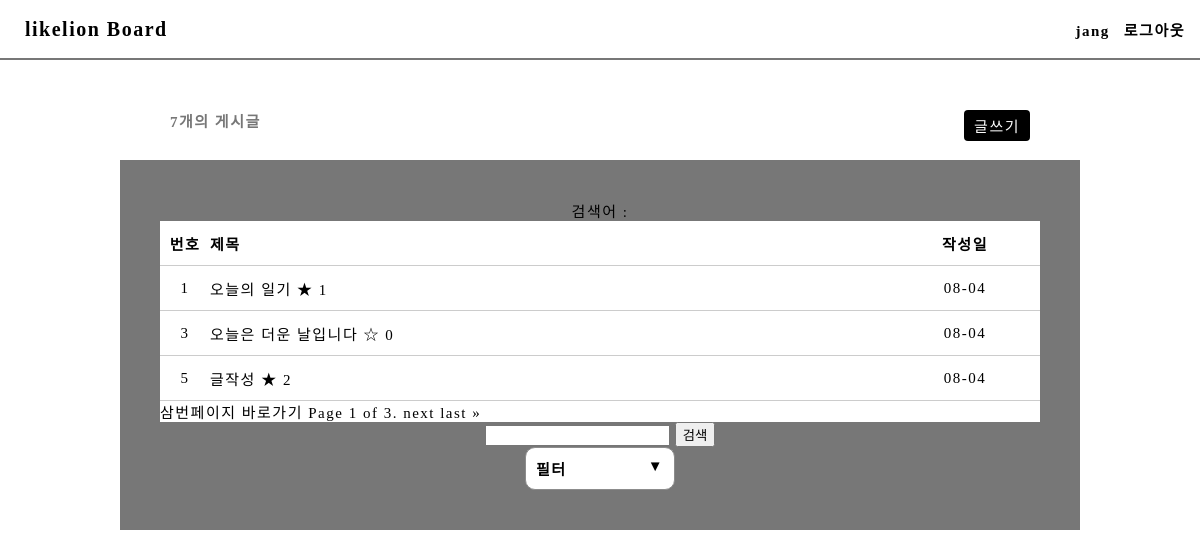
The page / (signed in) on the database its author committed.
### board/models.py (models this page shows, shortened)
class Post(models.Model):
    author = models.ForeignKey(settings.AUTH_USER_MODEL,on_delete=models.CASCADE,null=True,related_name="created_posts" )
    title = models.CharField("제목", max_length=50)
    desc = models.TextField("내용")
    like = models.ManyToManyField(settings.AUTH_USER_MODEL, related_name="liked_posts")
    create_at = models.DateTimeField('작성시간', default = timezone.now)

### board/views.py (the view)
# urls.py: path('',index, name="index" ),
def index(request):
    context=dict()
    search_q = request.GET.get('q','')
    filter_q = request.GET.get('filter','') #filter_q = 오늘
    search_post = Post.objects.filter(Q(title__icontains=search_q) |
                                      Q(desc__icontains=search_q) )
    filter_post = search_post.filter(Q(title__icontains=filter_q) |
                                      Q(desc__icontains=filter_q) )
    paginator = Paginator(filter_post, 3) # Show 25 contacts per page.
    page_number = request.GET.get('page')
    page_obj = paginator.get_page(page_number)
    context['all_post'] = filter_post
    context['page_obj'] = page_obj
    return render(request,'index.html',context)

### board/templates/index.html (shortened to what this page needs)
{% extends 'base.html' %}
{%load static%}
{% block extrahead %}
    <link rel="stylesheet" href="{% static 'css/index.css' %}" type="text/css" />
{% endblock %}
{% block content %}
<div class="container">
        검색어 : {{request.GET.q}}
<div class="cnt_post">{{all_post|length}}개의 게시글</div>
<a class="write_btn" href="{% url 'create' %}">글쓰기</a>
<section>
    <div class="post_row post_row_label">
        <div class="post_id"> 번호 </div>
        <div class="post_title"> 제목 </div>
        <div class="post_date">작성일</div>
    </div>
    {% for one_post in page_obj %}
         <div class="post_row">
            <div class="post_id"> {{one_post.id}} </div>
            <div class="post_title">
                <a href="{% url 'detail' one_post.id %}">{{one_post.title}}</a>
                {% if user in one_post.like.all %}
                <a href="{% url 'like' one_post.id %}">★</a>
                {%else%}
                <a href="{% url 'like' one_post.id %}">☆</a>
                {%endif%}
                {{one_post.like.all|length }}
            </div>
            <div class="post_date">{{one_post.create_at|date:" m-d "}}</div>
        </div>
    {%endfor%}
  <div class="pagination">
    <span class="step-links">
        <a href="?page=3">삼번페이지 바로가기</a>
        <span class="current">
            Page {{ page_obj.number }} of {{ page_obj.paginator.num_pages }}.
        </span>
        {% if page_obj.has_next %}
            <a href="?page={{ page_obj.next_page_number }}">next</a>
            <a href="?page={{ page_obj.paginator.num_pages }}">last &raquo;</a>
        {% endif %}
    </span>
</div>
</section>
<form>
    <input type="search" name="q"/>
    <input type="submit" value="검색"/>
</form>
    <div class="dropdown">
        <div class="dropdown_display"> 필터 <span>▼</span></div>
    </div>
</div>
{%endblock%}

### templates/base.html (shortened to what this page needs)
{% load static %}
<!DOCTYPE html>
<html lang="en">
<head>
    <link rel="stylesheet" href="{% static 'css/base.css' %}" type="text/css" />
    {% block extrahead %}
    {% endblock %}
</head>
<body>
    <nav>
    <a class="logo" href="{% url 'index' %}">likelion Board</a>
    <span>
    {% if user.is_authenticated %}
        <a href="{% url 'index' %}">{{user}}</a>
        <a href="{% url 'signout' %}">로그아웃</a>
    {%else%}
        <a href="{% url 'signup' %}">회원가입</a>
        <a href="{% url 'signin' %}">로그인</a>
    {%endif%}
    </span>
    </nav>
    {% block content %}
    {%endblock%}
</body>
</html>

### basestatic/css/base.css (style rules this page uses)
html { font-size:10px; text-decoration: none; letter-spacing: 1.5px; }
body { margin:0; }
a,a:visited { color:inherit; text-decoration: none; }
nav { position:sticky; top:0; border-bottom: 2px solid #777; display:flex; justify-content: space-between; align-items:center; padding:1.5rem; height:6rem; box-sizing: border-box; z-index:5; background-color:white; }
nav a { font-size:1.5rem; font-weight:bold; margin-lefT:1rem; }
.logo { font-size:2rem; font-weight:bold; }
.container { display:flex; justify-content: space-between; align-items:center; flex-direction: column; width:80%; margin:10rem auto; font-size:1.5rem; position:relative; padding:4rem; box-sizing:border-box; background-color:#777; }
* { box-sizing: border-box; }

### board/static/css/index.css (style rules this page uses)
.cnt_post { position:absolute; top:-5rem; left:5rem; color:#777; font-weight:bold; }
.write_btn { position:absolute; top:-5rem; right:5rem; color: white !important; background-color:black; border-radius:0.4rem; padding: 0.5rem 1rem; }
section { width:100%; display:flex; flex-direction: column; background-color:white; }
.post_row { display:flex; align-items: center; height:4.5rem; border-bottom:1.5px solid #ccc; }
.post_row_label div { font-weight:bold; }
.post_id { width:5rem; text-align:center; }
.post_title { flex:1; }
.post_date { width:15rem; text-align:center; }
.dropdown { width: 150px; padding:10px 10px; box-sizing:border-box; border-radius: 10px; border:solid 1px #8c8c8c; background-color: white; position: relative; cursor:pointer; }
.dropdown_display { display: flex; justify-content: space-between; font-weight: 800; }

### rows shown on the page
Post: id "1", title "오늘의 일기", like.all|length "1", create_at "08-04"
Post: id "3", title "오늘은 더운 날입니다", like.all|length "0", create_at "08-04"
Post: id "5", title "글작성", like.all|length "2", create_at "08-04"

### other values the page prints
{{ user }} "jang"
{{ all_post|length }} "7"
{{ page_obj.number }} "1"
{{ page_obj.paginator.num_pages }} "3"
